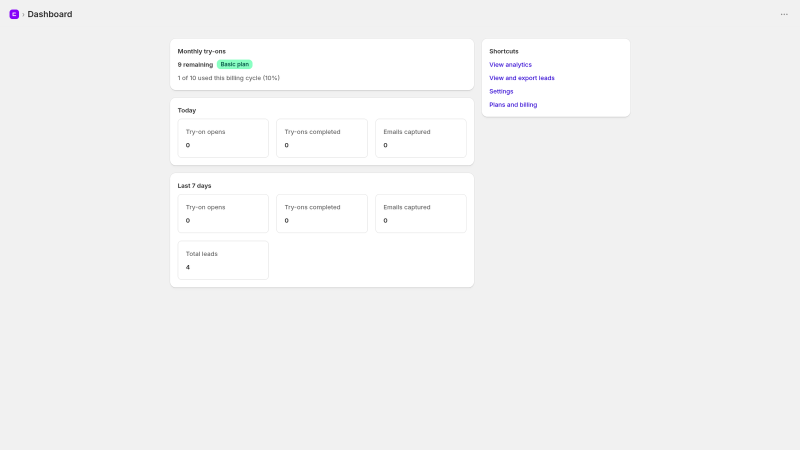
#> input picture brand/listing/1-dashboard.png, 1600 x 900 px (shown at 1/2 size)
$ python make_listing.py 1-dashboard.png 2-analytics.png
#> lines starting #> are read from the running program, lines starting #| are printed output that depends on the picture
#!/usr/bin/env python3
"""Crop a Shopify-admin screenshot of Clothsy AI to a 1600x900 App Store image.

Keeps only the app's own pane: removes the browser, Shopify's top bar and left
menu (they show the store name), and the OS taskbar. Anything left in the empty
space under the page content, such as a browser link tooltip, is cleared.

The pane is padded with its own background to 16:9 and scaled to 1600x900,
the size the Shopify App Store asks for. Layout is detected from pixel
colours, so full-screen and pre-cropped screenshots both work.

Usage: python3 make_listing.py RAW.png OUT.png
"""

import sys
from PIL import Image, ImageDraw

SIZE = (1600, 900)
PANE_BG = (241, 241, 241)  # Shopify admin page background


def crop_to_pane(im):
    px = im.load()
    w, h = im.size
#> w = 1600; h = 900

    # The app pane starts at the first page-background row below Shopify's dark top bar.
    top = next(y for y in range(h) if px[w // 2, y] == PANE_BG)
#> top = 0
    # Shopify's left menu is a slightly darker grey than the pane.
    probe_y = top + 300
#> probe_y = 300
    left = next(x for x in range(1, w // 2) if px[x, probe_y] == PANE_BG and px[x - 1, probe_y] != PANE_BG)
#> left = 356
    # Right edge: last background column on the title bar row.
    right = max(x for x in range(left, w) if px[x, top + 20] == PANE_BG) + 1
#> right = 1600
    # Bottom: where the background stops down the empty right-hand margin.
    bottom = next((y for y in range(top + 80, h) if px[right - 20, y] != PANE_BG), h)
#> bottom = 900

    pane = im.crop((left, top, right, bottom))
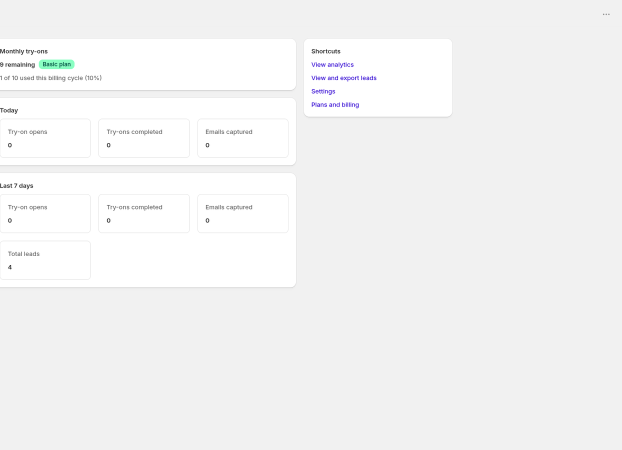
#> pane: PIL image 1244x900 RGB (shown at 1/2 size); mean R, G, B 243.8, 243.9, 244.1
    pw, ph = pane.size
#> pw = 1244; ph = 900
    ppx = pane.load()

    # Clear everything below the page content (browser tooltip, rounded frame
    # corners), judged on the centre of the pane where the cards are.
    def row_has_content(y):
        return any(abs(ppx[x, y][0] - PANE_BG[0]) > 10 for x in range(int(pw * 0.2), int(pw * 0.95), 2))

    content_bottom = max(y for y in range(ph) if row_has_content(y))
#> content_bottom = 575
    draw = ImageDraw.Draw(pane)
    draw.rectangle([0, min(ph, content_bottom + 24), pw, ph], fill=PANE_BG)
    # The pane's rounded top corners show Shopify's frame (menu grey on the
    # left, the dark top bar on the right). Nothing of the app sits this close
    # to a corner, so square them off.
    draw.rectangle([0, 0, 13, 13], fill=PANE_BG)
    draw.rectangle([pw - 14, 0, pw, 13], fill=PANE_BG)
    return pane


def to_listing(pane):
    pw, ph = pane.size
#> pw = 1244; ph = 900
    target = SIZE[0] / SIZE[1]
    # Pad with the page background to 16:9 (extra height goes under the content,
    # extra width is split evenly), then scale.
    if pw / ph > target:
        canvas = Image.new("RGB", (pw, round(pw / target)), PANE_BG)
        canvas.paste(pane, (0, 0))
    else:
        cw = round(ph * target)
#> cw = 1600
        canvas = Image.new("RGB", (cw, ph), PANE_BG)
#> canvas: PIL image 1600x900 RGB; every value is 241
        canvas.paste(pane, ((cw - pw) // 2, 0))
    return canvas.resize(SIZE, Image.LANCZOS)


if __name__ == "__main__":
    raw, out = sys.argv[1], sys.argv[2]
    pane = crop_to_pane(Image.open(raw).convert("RGB"))
    result = to_listing(pane)
    result.save(out, optimize=True)
    print(f"{out}: {result.size[0]}x{result.size[1]} (app pane {pane.size[0]}x{pane.size[1]})")
#| 2-analytics.png: 1600x900 (app pane 1244x900)
